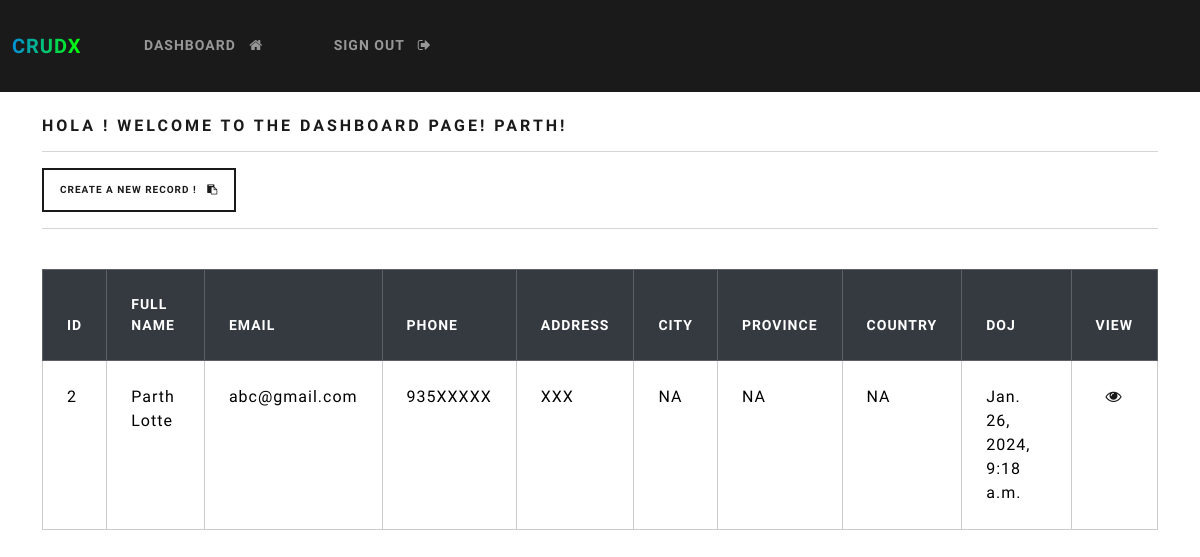
Page /dashboard (signed in) on the earlier database version.
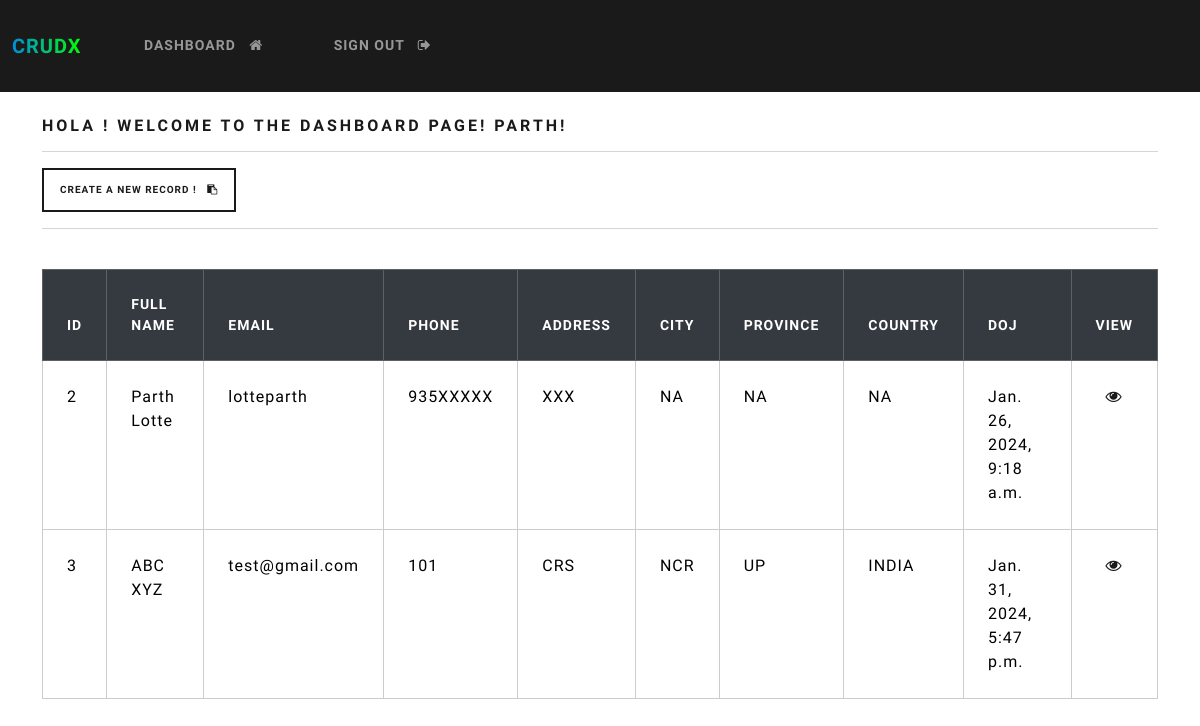
Same page on the later database version.
### webapp/models.py (models this page shows, shortened)
class Record(models.Model):
    creation_date= models.DateTimeField(auto_now_add=True)
    first_name=models.CharField(max_length=100)
    last_name=models.CharField(max_length=100)
    email= models.CharField(max_length=255)
    phone= models.CharField(max_length=20)
    address=models.CharField(max_length=300)
    city= models.CharField(max_length=255)
    province= models.CharField(max_length=200)
    country= models.CharField(max_length=125)

### webapp/views.py (the view)
# urls.py: path('dashboard', views.dashboard, name='dashboard'),
@login_required(login_url='my-login')
def dashboard(request):
    my_records= Record.objects.all( )
    context={'records': my_records}
    return render(request, 'webapp/dashboard.html' , context=context)

### webapp/templates/webapp/dashboard.html
{% extends 'webapp/base.html' %}
{% block content %}
    <h5>Hola ! Welcome to the dashboard page! {{user}}!</h5>
    <hr>
    <a  class=" btn btn-outline-primary btn-sm" href="{% url 'create-record' %}">
        Create a new record !
       &nbsp; <i class="fa fa-clipboard"></i>
    </a>
    <hr>
    <table class="table table-light table-hover table-bordered" >
        <thead class="table-dark">
          <tr>
            <th scope="col">ID</th>
            <th scope="col">Full Name</th>
            <th scope="col">Email</th>
            <th scope="col">Phone</th>
            <th scope="col">Address</th>
            <th scope="col">City</th>
            <th scope="col">Province</th>
            <th scope="col">Country</th>
            <th scope="col">DOJ</th>
            <th scope="col">View</th>
          </tr>
        </thead>
        <tbody>
          {% if records %}
            {% for record in records %}
          <tr>
            <td>{{record.id}}</td>
            <td>{{record.first_name}} {{record.last_name}}</td>
            <td>{{record.email}}</td>
            <td>{{record.phone}}</td>
            <td>{{record.address}}</td>
            <td>{{record.city}}</td>
            <td>{{record.province}}</td>
            <td>{{record.country}}</td>
            <td>{{record.creation_date}}</td>
            &nbsp;<td> &nbsp; <a href="{% url 'record' record.id %}"><i class="fa fa-eye"></i> </a></td>
          </tr>
        {% endfor %}
          {% endif%}
        </tbody>
      </table>
{% endblock%}

Differences in the rows shown:
changed Record "Parth": email "abc@gmail.com" → "lotteparth"
added Record: id "3", first_name "ABC", last_name "XYZ", email "test@gmail.com", phone "101", address "CRS", city "NCR", province "UP", country "INDIA", creation_date "Jan. 31, 2024, 5:47 p.m."
